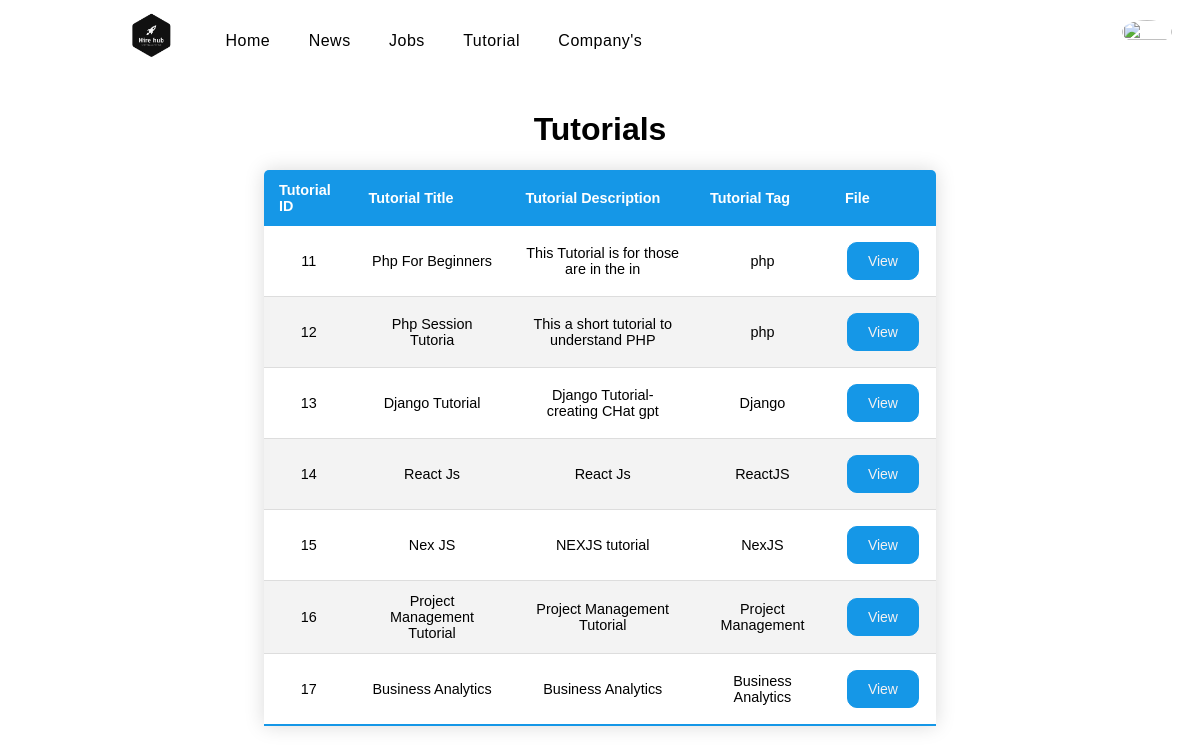
/seeker/tutorial.php, run on the app's committed database.
### tables this page shows
CREATE TABLE `tutorial` (
  `t_id` int(11) NOT NULL,
  `t_title` varchar(50) NOT NULL,
  `t_file` varchar(500) NOT NULL,
  `t_description` varchar(500) NOT NULL,
  `t_type` varchar(40) NOT NULL
);

### seeker/tutorial.php (the view, shortened to what this page needs)
<?php
  include('config.php');
  $pro_pic= $_SESSION['profile_pic'];
  if(isset($_GET['tag'])){
    $tag= $_GET['tag'];
    $sql= "SELECT * FROM tutorial WHERE `t_type`='$tag'";
    $result_job = mysqli_query($conn,$sql);
    $Suggested="Suggested Tutorial for ".$tag."";
  }
  else{
    $sql= "SELECT * FROM tutorial";
    $result_job = mysqli_query($conn,$sql);
    $Suggested="Tutorials";
  }
?>
<!DOCTYPE html>
<html lang="en">
<head>
    <link rel="stylesheet" href="employer.css">
</head>
<body>
    <div class="navbar">
        <img src="../images/mainlogo.png" style="width: 7%;" alt="">
          <a href="homepage.php">Home</a>
          <a href="news.html">News</a>
          <a href="jobs.php">Jobs</a>
          <a href="tutorial.php">Tutorial</a>
          <a href="company.php">Company's</a>
          <img src="../<?php echo $pro_pic  ?>" onclick="toggleMenu()" style="width: 50px; height:1%; margin-left:50%; margin-top:1.25%; border-radius:50%" >
      </div>
      <table class="content-table">
        <h1 style="text-align: center; margin-top:5%"><?php echo $Suggested ?></h1>
        <thead>
          <tr>
            <th>Tutorial ID</th>
            <th>Tutorial Title</th>
            <th>Tutorial Description</th>
            <th>Tutorial Tag</th>
            <th>File</th>
          </tr>
        </thead>
        <tbody>
            <tr>
            <?php
            while($row=mysqli_fetch_assoc($result_job))
            {
              $id = $row['t_id'];
              $title = $row['t_title'];
              $file = $row['t_file'];
              $description = $row['t_description'];
              $type = $row['t_type'];
            ?>
              <td><?php echo $id ?></td>
              <td><?php echo $title ?></td>
              <td><?php echo $description  ?></td>
              <td><?php echo $type ?></td>
              <td><a href="<?php echo $file ?>" class="approve">View</a></td>
              </tr>
          <?php
            }
          ?>
          </tbody>
      </table>
</body>
</html>

### seeker/employer.css (style rules this page uses)
.approve { background-color: #1597e7; color: rgb(245, 241, 241); border: 1px solid #1597e7; padding: 10px 20px; border-radius: 10px; text-align: center; text-decoration: none; display: inline-block; font-size: 14px; margin: 4px 2px; transition-duration: 0.4s; cursor: pointer; }
body { width: 80%; margin-left: 10%; color: black; font-family: 'Poppins', sans-serif; }
.navbar { width: 100%; height: 5%; top: 0; display: flex; }
.navbar a { font-family: 'Poppings',sans-serif; position: relative; text-decoration: none; letter-spacing: 0.5px; padding-left: 2%; margin-top: 2.5%; margin-left: 2%; cursor: pointer; color:black ; }
.navbar a:after { content: ""; position: absolute; background-color: rgb(20, 115, 238); height: 5px; left: 12px; width: 0; bottom: 25px; transition: 0.3s; }

### seeker/tutorial.php (style rules this page uses)
.content-table { margin-left: 15%; width: 70%; border-collapse: collapse; font-size: 0.9em; min-width: 400px; border-radius: 5px 5px 0 0; overflow: hidden; box-shadow: 0 0 20px rgba(0, 0, 0, 0.15); text-align: center; }
.content-table thead tr { background-color: #1597e7; color: #ffffff; text-align: left; font-weight: bold; }
.content-table th, .content-table td { padding: 12px 15px; }
.content-table tbody tr { border-bottom: 1px solid #dddddd; }

### data on the page
tutorial: t_id "11", t_title "Php For Beginners", t_description "This Tutorial is for those are in the in", t_type "php"
tutorial: t_id "12", t_title "Php Session Tutoria", t_description "This a short tutorial to understand PHP", t_type "php"
tutorial: t_id "13", t_title "Django Tutorial", t_description "Django Tutorial- creating CHat gpt", t_type "Django"
tutorial: t_id "14", t_title "React Js", t_description "React Js", t_type "ReactJS"
tutorial: t_id "15", t_title "Nex JS", t_description "NEXJS tutorial", t_type "NexJS"
tutorial: t_id "16", t_title "Project Management Tutorial", t_description "Project Management Tutorial", t_type "Project Management"
tutorial: t_id "17", t_title "Business Analytics", t_description "Business Analytics", t_type "Business Analytics"

### other printed values
$Suggested "Tutorials"
